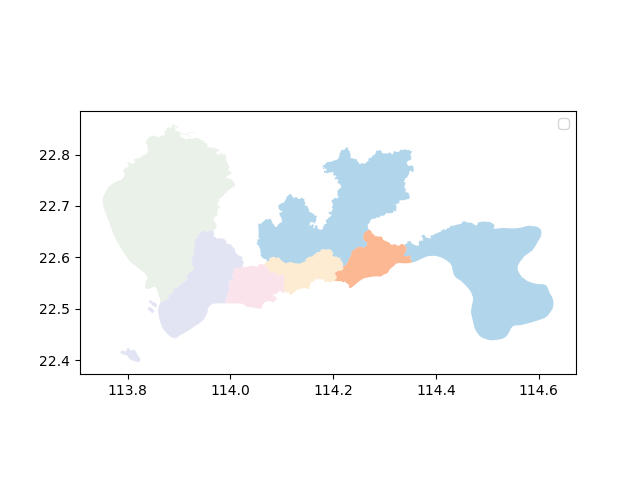

Recreate this plot in Python.
import geopandas
import matplotlib.pyplot as plt

district1 = geopandas.read_file('../material/440303.json')
district2 = geopandas.read_file('../material/440304.json')
district3 = geopandas.read_file('../material/440305.json')
district4 = geopandas.read_file('../material/440306.json')
district5 = geopandas.read_file('../material/440307.json')
district6 = geopandas.read_file('../material/440308.json')

# generate shenzhen_district figure
fig,ax = plt.subplots()
district1.plot(ax=ax,color="#FDECD2",alpha=1)
district2.plot(ax=ax,color="#FADCE8",alpha=0.8)
district3.plot(ax=ax,color="#DFE2F3",alpha=0.9)
district4.plot(ax=ax,color="#E0ECDF",alpha=0.7)
district5.plot(ax=ax,color="#7DB9DE",alpha=0.6)
district6.plot(ax=ax,color="#FB9966",alpha=0.7)
plt.savefig('shenzhen_district.png')
plt.show()